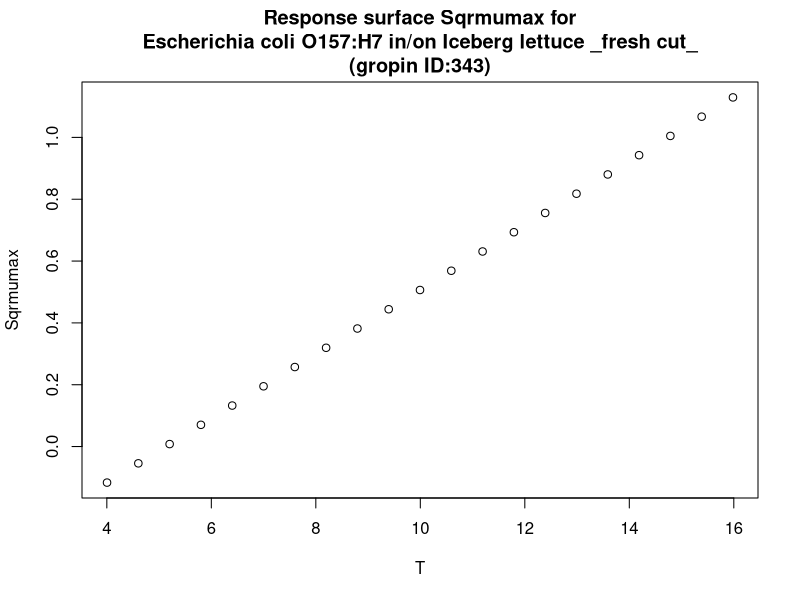

Generate this figure with R:
#############################
# start of Parameter script
#############################
T <- seq(4.004,15.984015984016,length.out=21)
#############################
# end of Parameter script
#############################
############################# 
# start of Model script Gropin ID 343 
#############################
 
# constant coefficients for this model
 
variables <- data.frame(T)
argumentsPar <- expand.grid(variables)
 
# heart of the model
response_surface <- function(T) {
   mumax <-0.104*(T-5.125)

return(mumax=mumax)
} 

# output parameters
responseSurface <- cbind(argumentsPar,response_surface(argumentsPar['T']))
colnames(responseSurface) <- c(colnames(argumentsPar),'Sqrmumax')
#############################
# End of Model script
#############################
############################# 
# start of Visualisation script Gropin ID 343 
#############################
plot(T,responseSurface$'Sqrmumax',xlab='T',
                          ylab='Sqrmumax',main='Response surface Sqrmumax for
Escherichia coli O157:H7 in/on Iceberg lettuce _fresh cut_
(gropin ID:343)')
#############################
# End of Visualisation script
#############################
